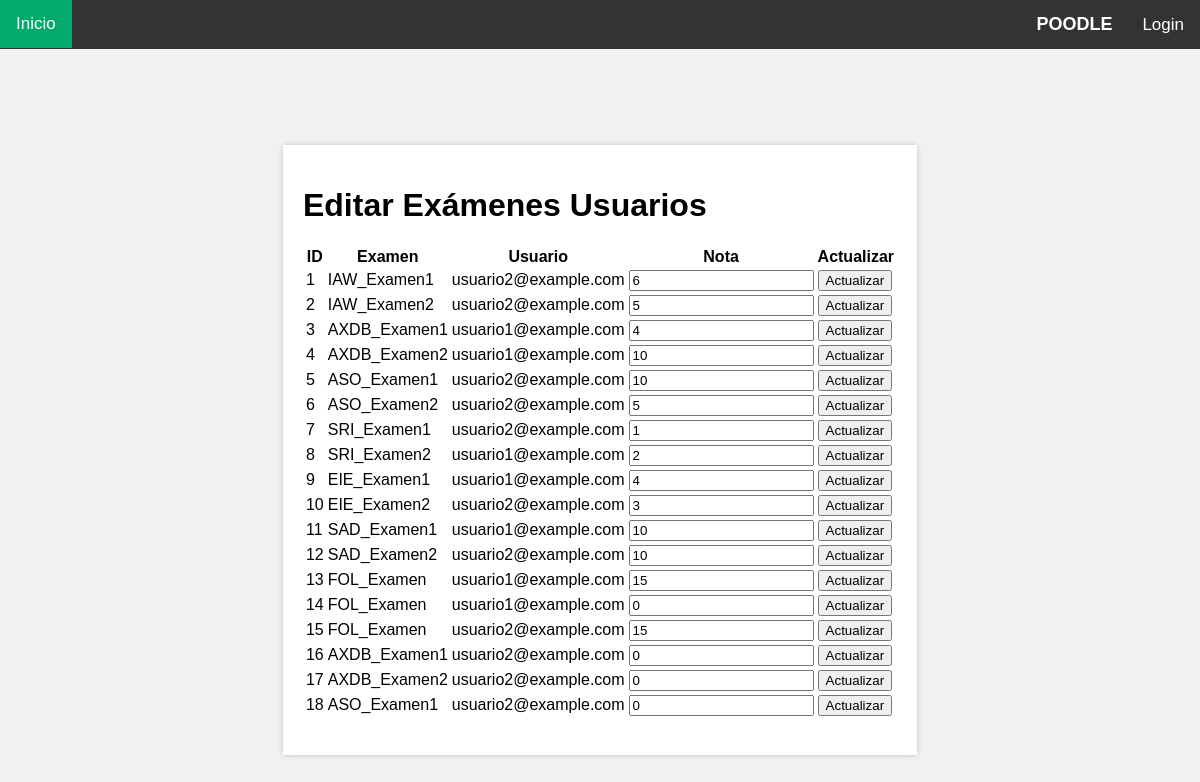
The app's page /checknotaprofe.php, older data.
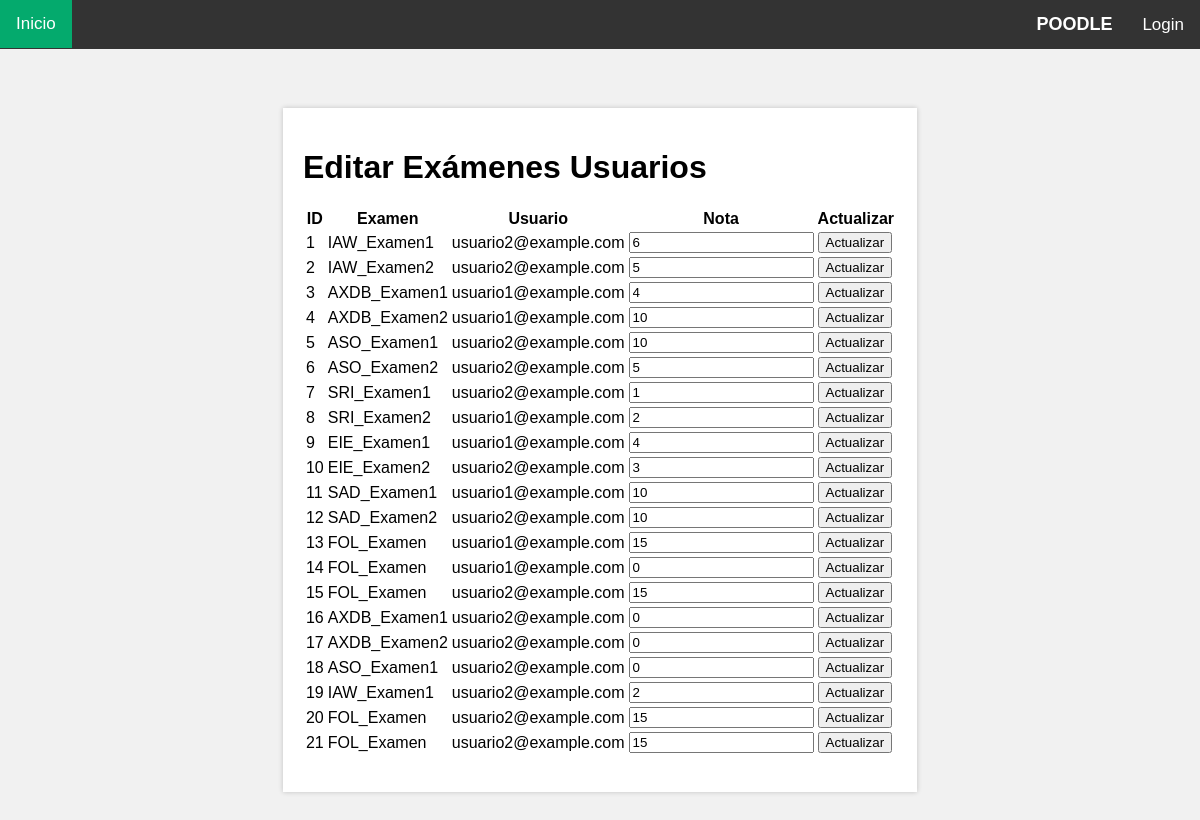
The same page, newer data.
### tables this page shows
CREATE TABLE `examenes_usuarios` (
  `id` int(11) NOT NULL,
  `examen` int(11) DEFAULT NULL,
  `usuario` varchar(40) DEFAULT NULL,
  `nota` int(11) DEFAULT NULL
);

CREATE TABLE `examenes` (
  `id` int(11) NOT NULL,
  `titulo` text DEFAULT NULL,
  `grupo` int(11) DEFAULT NULL,
  `fk_categoria` int(11) DEFAULT NULL,
  `puntuacionTotal` int(11) DEFAULT NULL,
  `borrado` tinyint(1) DEFAULT NULL,
  `creador` varchar(40) DEFAULT NULL
);

### checknotaprofe.php (the view, shortened to what this page needs)
<!DOCTYPE html>
<html lang="en">
<head>
  <link rel="stylesheet" href="style.css">
</head>
<body>
  <div class="prompt-box">
    <?php require './navbar.php'; ?>
    <div class="content">
      <p>
      <?php
    $conn = getconn();
  $sql = "SELECT examenes_usuarios.id, examenes.titulo, examenes_usuarios.usuario, examenes_usuarios.nota
          FROM examenes_usuarios
          INNER JOIN examenes ON examenes_usuarios.examen = examenes.id";
  $result = mysqli_query($conn, $sql);
  ?>
  <!DOCTYPE html>
  <html>
  <head>
  </head>
  <body>
      <h1>Editar Exámenes Usuarios</h1>
      <table>
          <tr>
              <th>ID</th>
              <th>Examen</th>
              <th>Usuario</th>
              <th>Nota</th>
              <th>Actualizar</th>
          </tr>
          <?php while ($row = mysqli_fetch_assoc($result)): ?>
          <tr>
              <form method="POST" action="<?php echo $_SERVER['PHP_SELF']; ?>">
                  <td><?php echo $row['id']; ?></td>
                  <td><?php echo $row['titulo']; ?></td>
                  <td><?php echo $row['usuario']; ?></td>
                  <td><input type="text" name="nota" value="<?php echo $row['nota']; ?>"></td>
                  <td>
                      <input type="submit" name="update" value="Actualizar">
                  </td>
              </form>
          </tr>
          <?php endwhile; ?>
      </table>
  </body>
  </html>
      </p>
    </div>
  </div>
</body>
</html>

### navbar.php (shortened to what this page needs)
<div class="navbar">
  <div>
    <a class="active" href="./default.php">Inicio</a>
  </div>
  <div class="navbar-right">
    <div class="logo">POODLE</div>
    <?php
    if (isset($_SESSION['tipoUsuario'])) {
      if (isset($_SESSION['nombre']) && isset($_SESSION['apellidos'])) {
        $nombre = $_SESSION['nombre'];
        $apellidos = $_SESSION['apellidos'];
        echo '<div class="template-name">Hola: ' . $nombre . ' ' . $apellidos . '</div>';
      }
    } else {
      echo '<a href="login.php" class="template-name">Login</a>';
    }
    ?>
  </div>
</div>

### style.css (style rules this page uses)
.navbar { position: fixed; top: 0; left: 0; width: 100%; background-color: #333; overflow: hidden; display: flex; justify-content: space-between; }
.navbar a { float: left; color: white; text-align: center; padding: 14px 16px; text-decoration: none; font-size: 17px; }
.navbar a.active { background-color: #04AA6D; color: white; }
.logo { float: left; padding: 14px; font-size: 18px; font-weight: bold; color: white; }
.template-name { padding: 14px; font-size: 18px; color: white; }
.navbar-right { display: flex; align-items: center; }
body { font-family: Verdana, sans-serif; display: flex; justify-content: center; align-items: center; height: 100vh; margin: 0; background-color: #f1f1f1; padding-top: 50px; }
.content { padding: 20px; background-color: white; max-width: 100%; box-shadow: 0 0 5px rgba(0, 0, 0, 0.2); }

Row changes from the older to the newer data that the page shows:
added examenes_usuarios: id "19", examen.titulo "IAW_Examen1", usuario "usuario2@example.com", nota "2"
added examenes_usuarios: id "20", examen.titulo "FOL_Examen", usuario "usuario2@example.com", nota "15"
added examenes_usuarios: id "21", examen.titulo "FOL_Examen", usuario "usuario2@example.com", nota "15"
